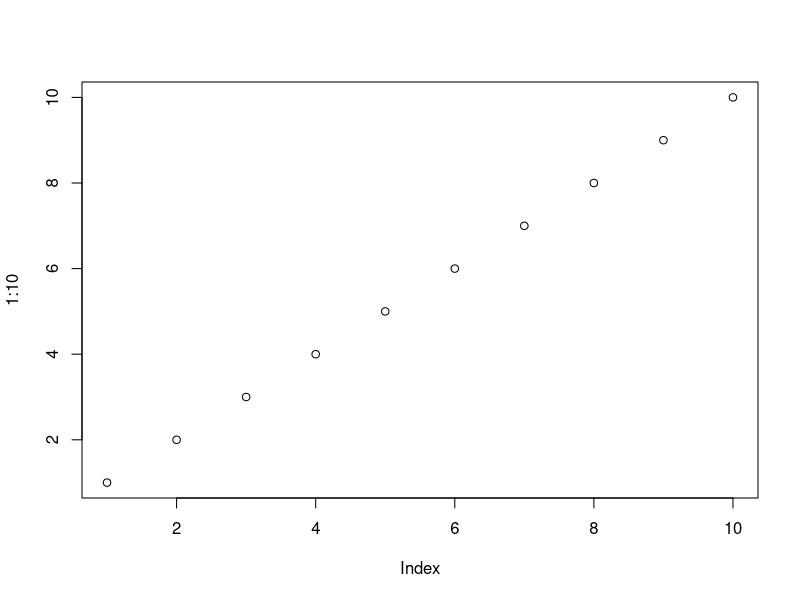
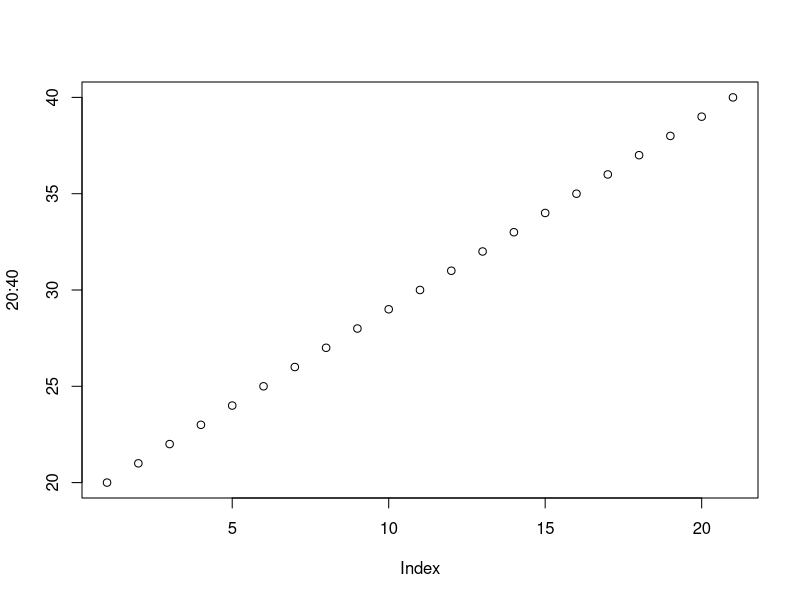
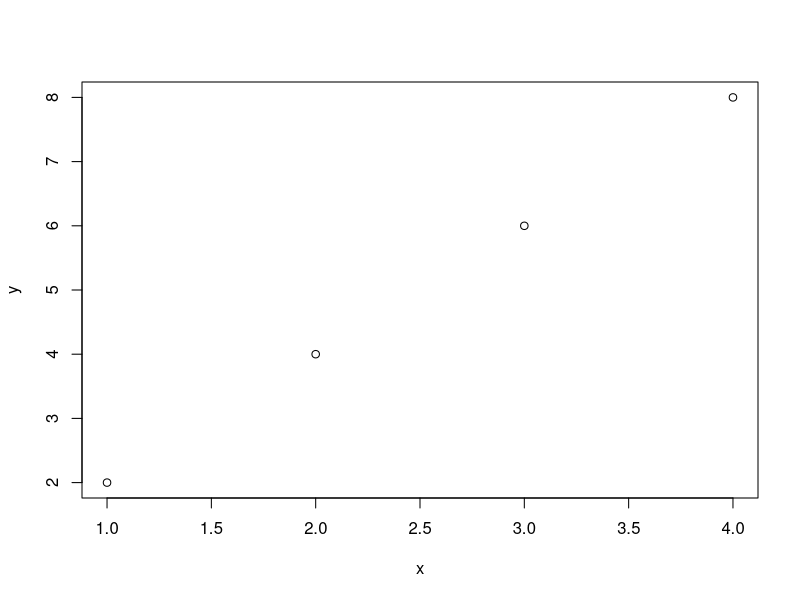
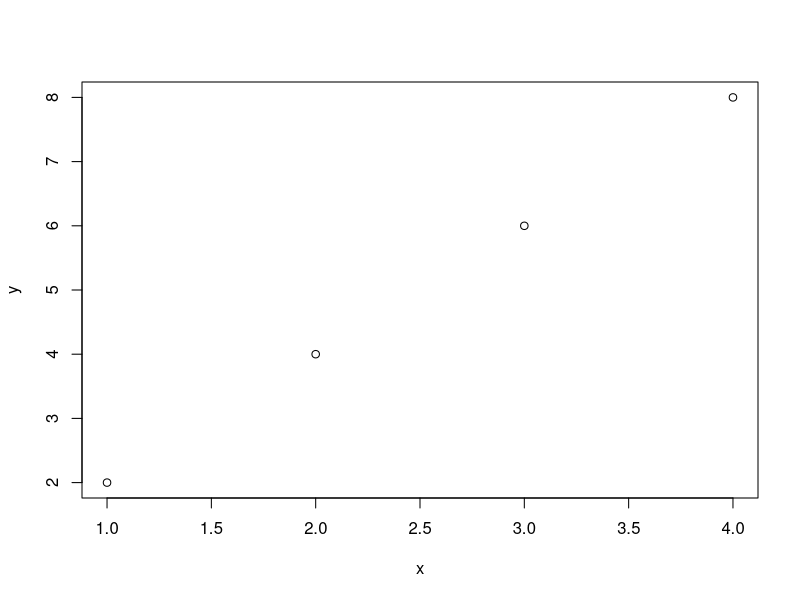
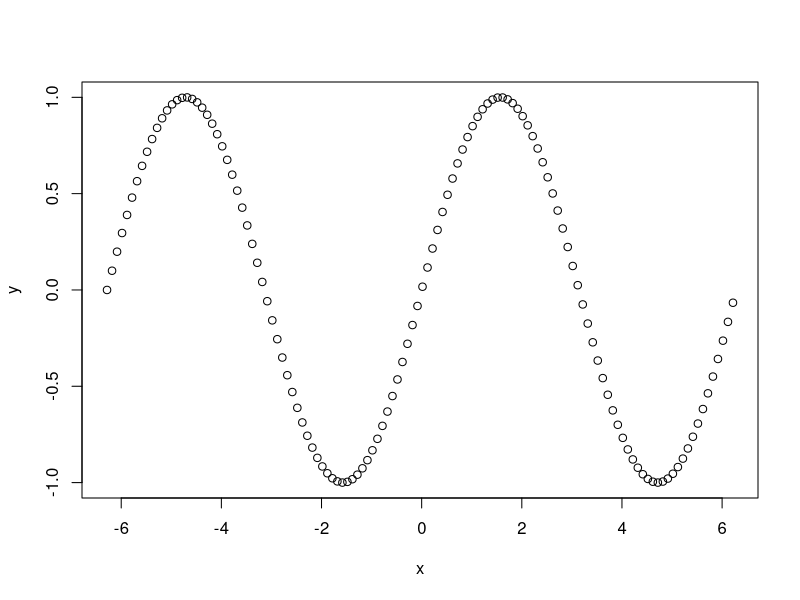
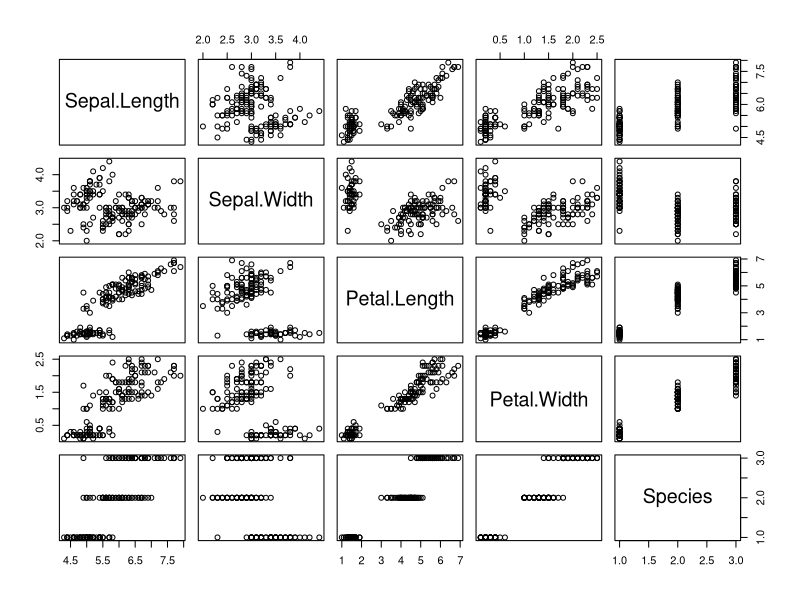
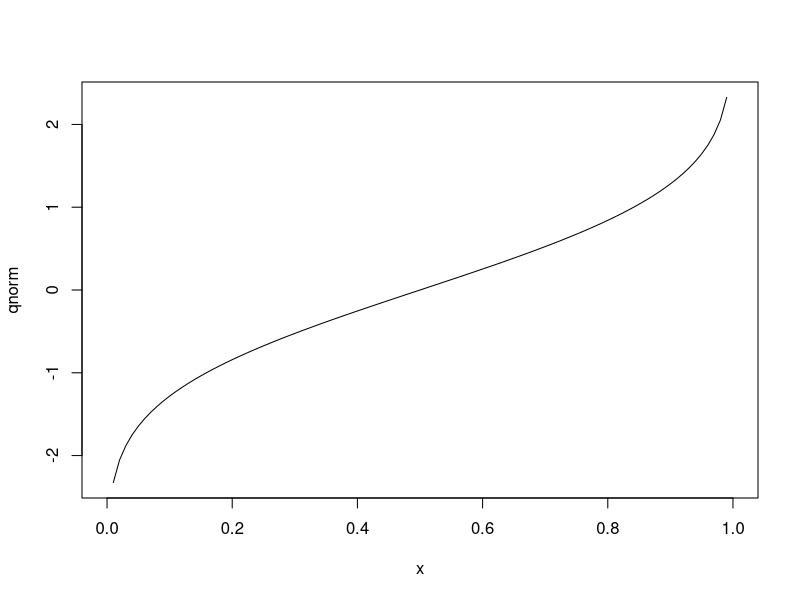
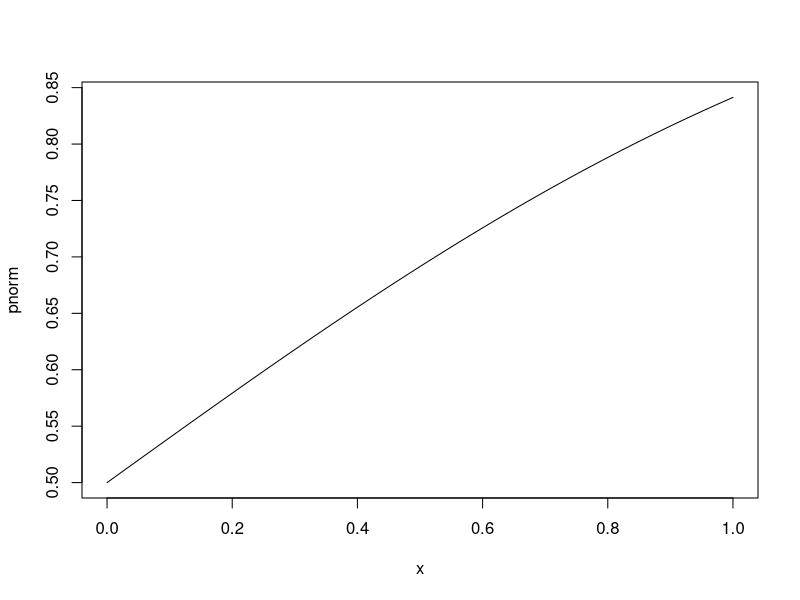

Recreate these plots in R, in order.
# Basic plots

help(plot)
plot(1:10)
plot(20:40)

x <- c(1,2,3,4)

y <- x * 2

# coordinates supplied as two arguments
plot(x,y)

methods(plot)

# coordinates supplied 
# as SINGLE argument using the TILDE
plot(y~x)

x <- seq( -2 * pi, +2 * pi, 0.1)
y <- sin(x)
xy <- cbind(x, y)
class(xy)
plot(xy)


plot(iris)
View(iris)
iris$Species

#  calls "plot.data.frame method"

plot(qnorm)
plot(pnorm)




# type = "l"
x <- seq(-4, 4, 0.1)
cos(3 * x)
plot( cos(3 * x) ~ x)
plot( cos(3 * x) ~ x, type = "l")
plot( cos(3 * x) ~ x, type = "l", col = "red")
lines( sin(3 * x) ~ x, col = "green")
5*5
lines( sin(x) ~ x, col = "blue")

# to understand the plot function use: help(plot), or, noteworthy items:

# * x, y  coordinate data
# * 'type' what type of plot should be drawn.  
    # * p for *p*oints
    # * l for *l*ines,
    # * b for *b*oth,
    # * c for the lines part alone of '"b"',
    # * o for both '*o*verplotted',
    # * h for '*h*istogram' like (or 'high-density') vertical lines,
    # * s for stair *s*teps,
    # * S for other *s*teps
    # * n for NO plotting
# * 'main' an overall title for the plot
# * 'sub' a sub title for the plot
# * 'xlab' a title for the x axis
# * 'ylab' a title for the y axis
# * 'asp' the y/x aspect ratio



# type argument

plot(sin(x) ~ x, type="l", main="lines()")
plot(sin(x) ~ x, type="p", main="points()")
plot(sin(x) ~ x, type="o", main="overplotted")
# plot(sin(x) ~ x, type="c", main="lines without dots")


# lines
plot(tan(3 * x) ~ x, type = "l", col="red")
lines(sin(x)~x, type = "l", col = "blue")

# lines
plot(tan(3 * x) ~ x, type = "l", col="red")
lines(sin(x)~x, type = "p", col = "blue")

#NEW PLOT: o for Overlaid
plot(tan(3 * x) ~ x, type = "l", col="red")
lines(sin(x) ~ x, type = "o", col="blue")

#NEW PLOT: o for Hist
plot(tan(3 * x) ~ x, type = "l", col="red", ylab = "y")
lines(sin(x) ~ x, type = "h", col="blue")


plot(tan(x) ~ x, type = "h", col="blue")
lines(sin(x) ~ x, type = "l", col="red")


x <- seq(-4, 4, 0.1)
plot(sin(x) ~ x, 
     type="n", # without drawing any of the points
     main="Not Plotted")


##############################################

temp_x <- 1:10
temp_y <- temp_x * temp_x

plot(temp_x, temp_y)

plot(temp_x, temp_y, type = "c")

plot(temp_x, temp_y, 
     type = "c", 
     main = "Cutouts: the lines part alone of 'b'", # main title
     sub  = "Lines without Points"                  # subtitle
)


plot(temp_x, temp_y, type = "S")
# "S" => moves first vertical, then horizontal

plot(temp_x, temp_y, type = "s")

plot(temp_x, temp_y, type = "b", 
     pch = 3, col = "red")


x <- seq(-4,+4,0.1)
plot(sin(x) ~ x, type = "h", main = "Histogram")

plot(sin(x) ~ x, type = "h", 
     asp = 4,
     main = "Histogram")


help(points) # "Details" of graphical parameter
help(par) # Graphical Parameters

colors()

plot(seq(1, 25, 1))
plot(seq(1, 25, 1), pch=1:25)

plot(seq(1, 5, 1), pch=1:5)

plot(seq(1, 25, 1), pch=1:25, bg=4:7, cex=3)


plot(cos(x) ~ x, pch="c")

plot(seq(1, 25, 1), pch=26:50)


plot(32:50, 32:50, pch = 32:50)
plot(32:50, 32:50, pch = 32:50,
     asp = 1,
     col = "steelblue2"
     )


plot(50:100, 50:100, pch = 50:100,
     asp = 1,
     col = "steelblue2"
)




plot(sin(x) ~ x, 
     type="b", 
     main="Graphical Options",
     xlab="Music",
     ylab="Signal Strength",
     pch=21,
     cex=2,
     lwd=1.5,
     bg="peachpuff"
)


























